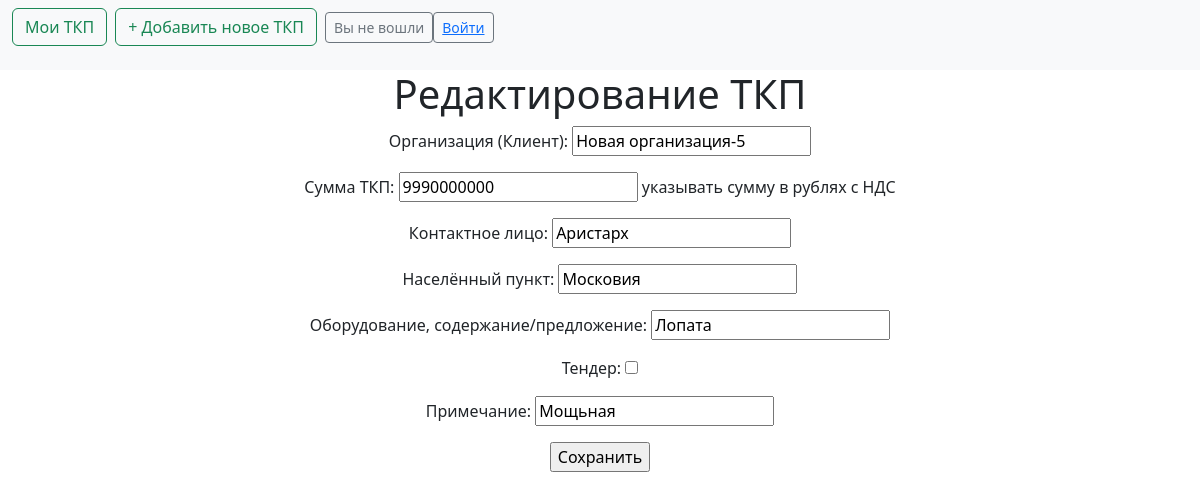
Page /tkp/5/edit/ on the earlier database version.
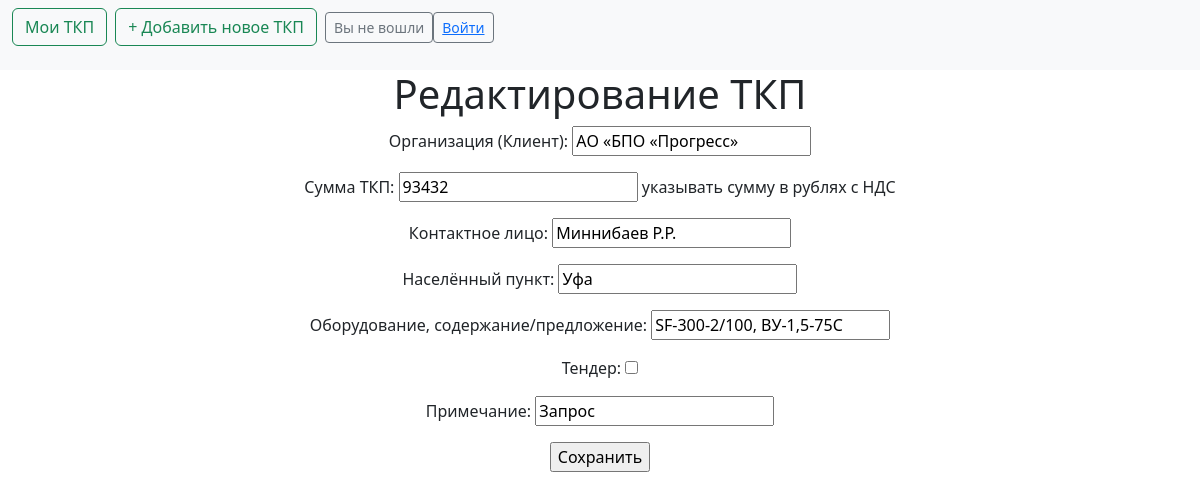
Same page on the later database version.
### sales/models.py (models this page shows, shortened)
class Tkp_new(models.Model):
    unique_id_tkp = models.UUIDField(default=uuid.uuid4, editable=False, unique=True)
    title = models.CharField("Организация (Клиент)", max_length=200)
    data_create_tkp = models.DateField("Дата ТКП", default=date.today)
    time_update_tkp = models.DateTimeField(auto_now=True)
    summa_tkp = models.PositiveSmallIntegerField("Сумма ТКП", default=0, help_text="указывать сумму в рублях с НДС")
    kontakt_tkp = models.CharField("Контактное лицо", max_length=200)
    city_client = models.CharField("Населённый пункт", max_length=200)
    description_tkp = models.CharField("Оборудование, содержание/предложение", max_length=200)
    tender_tkp = models.BooleanField("Тендер", default=False)
    notes_tkp = models.CharField("Примечание", max_length=200, blank=True, default='')
    author = models.ForeignKey(
        'auth.User',
        on_delete=models.CASCADE,
    )
    members = models.ManyToManyField(User, related_name="members", blank=True)

### sales/views.py (the view)
# urls.py: path('tkp/<int:pk>/edit/', TkpUpdateView.as_view(), name='tkp_edit'),
class TkpUpdateView(UpdateView):
    model = Tkp_new
    template_name = 'tkp_new_update_form.html'
    fields = ['title',
              'summa_tkp',
              'kontakt_tkp',
              'city_client',
              'description_tkp',
              'tender_tkp',
              'notes_tkp',
              'slug'
              ]
    template_name_suffix = '_update_form'

### templates/tkp_new_update_form.html
{% extends 'base.html' %}
{% block content %}
    <h1>Редактирование ТКП</h1>
<form method="post">{% csrf_token %}
      {{ form.as_p }}
    <input type="submit" value="Сохранить" />
</form>
{% endblock content %}

Differences in the rows shown:
changed Tkp_new: title "Новая организация-5" → "АО «БПО «Прогресс»"; summa_tkp "9990000000" → "93432"; kontakt_tkp "Аристарх" → "Миннибаев Р.Р."; city_client "Московия" → "Уфа"; description_tkp "Лопата" → "SF-300-2/100, ВУ-1,5-75С"; notes_tkp "Мощьная" → "Запрос"
